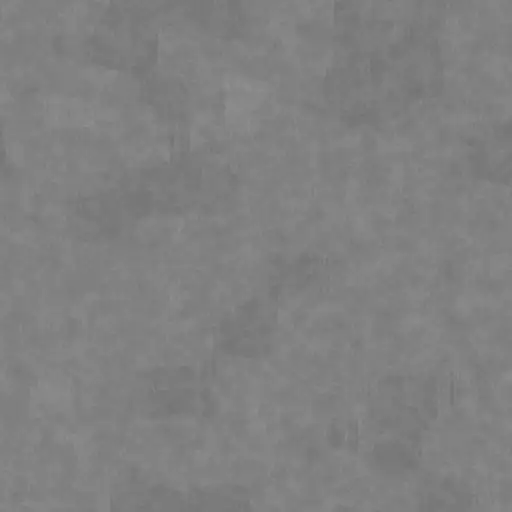
#> input picture assets/paper.webp, 512 x 512 px
$ python make-art.py
#> lines starting #> are read from the running program, lines starting #| are printed output that depends on the picture
"""Writes static/paper.webp and paper-dark.webp: the grain of assets/paper.webp as a tile for each
theme, in its final colours, so the page needs no blend mode.

Writes static/wash*.webp too: assets/wash*.webp are dry-brush strokes kept as alpha, baked for each
theme as one flat ink and trimmed to the stroke, so the page needs no mask and a link's band runs as
far past its text as its box does.

Run: uv run --no-project --with pillow scripts/make-art.py"""

from pathlib import Path

from PIL import Image

ROOT = Path(__file__).resolve().parent.parent
OUT = ROOT / "static"
SCANS = ROOT / "assets"
GRAIN = SCANS / "paper.webp"

WEBP = {"format": "WEBP", "quality": 90, "alpha_quality": 100, "method": 6}

# file -> --paper in static/main.css, as RGB. Lossless: the grain is a few levels deep, so a lossy
# tile shows its blocks, and takes the dark paper a level off --paper.
PAPERS = {"paper": (0xE9, 0xE4, 0xD8), "paper-dark": (0x15, 0x14, 0x12)}

# file suffix -> ink and how much of the stroke's alpha it keeps. The text on it sets the ceiling:
# --ink-3, the faintest there, stays at 4.5:1 on the wettest pixel.
WASHES = {"": ((0x8A, 0x83, 0x74), 0.48), "-dark": ((0x6E, 0x69, 0x5E), 0.45)}


def save(path: Path, grey: Image.Image, ink: tuple[int, ...], lut: list[int]) -> None:
    x = Image.new("RGBA", grey.size, (*ink, 0))
    x.putalpha(grey.point(lut))
    x.save(path, **WEBP)


def overlay(paper: int, grain: int) -> int:
    """`overlay` of CSS compositing, by the channel: the paper is the backdrop, the grain on it."""
    b, s = paper / 255, grain / 255
    x = 2 * b * s if b <= 0.5 else 1 - 2 * (1 - b) * (1 - s)
    return round(x * 255)


def tint(grain: Image.Image, paper: tuple[int, ...]) -> Image.Image:
    bands = zip(grain.split(), paper)
    return Image.merge("RGB", [x.point([overlay(c, v) for v in range(256)]) for x, c in bands])


def wash(name: str) -> None:
    grey = Image.open(SCANS / f"{name}.webp").convert("RGBA").getchannel("A")
    grey = grey.crop(grey.point([255 * (v > 24) for v in range(256)]).getbbox())

    for suffix, (ink, keep) in WASHES.items():
        save(OUT / f"{name}{suffix}.webp", grey, ink, [round(v * keep) for v in range(256)])


def main() -> None:
    grain = Image.open(GRAIN).convert("RGB")
#> grain is the input picture: PIL image 512x512 RGB; min 115, max 142, mean 128.4
    for name, paper in PAPERS.items():
        tint(grain, paper).save(OUT / f"{name}.webp", format="WEBP", lossless=True, method=6)
#> this loop made 2 passes
#> pass 1, in main, `tint(grain, paper).save(OUT / f"{name}.webp", format="WEBP", lossless=..`:
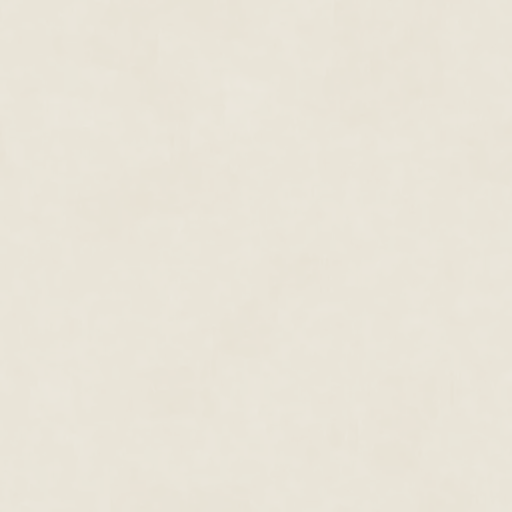
#> saved as paper.webp: PIL image 512x512 RGB; mean R, G, B 233.1, 228.2, 216.2

    for name in ("wash", "wash-short"):
        wash(name)
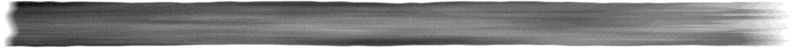
#> input picture assets/wash.webp, 1600 x 96 px (shown at 1/2 size)
#> in wash, `grey = Image.open(SCANS / f"{name}.webp").convert("RGBA").getchannel("..`:
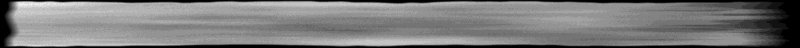
#> grey: PIL image 1600x96 L (shown at 1/2 size); min 0, max 240, mean 124
#> in wash, `grey = grey.crop(grey.point([255 * (v > 24) for v in range(256)]).getb..`:
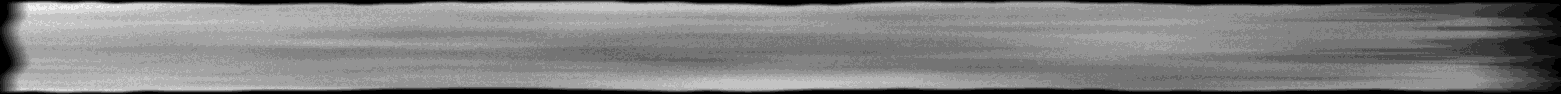
#> grey: PIL image 1561x94 L; min 0, max 240, mean 129.8
#> the loop in wash, `for suffix, (ink, keep) in WASHES.items():` made 2 passes
#> pass 1, in save, `x.save(path, **WEBP)`:
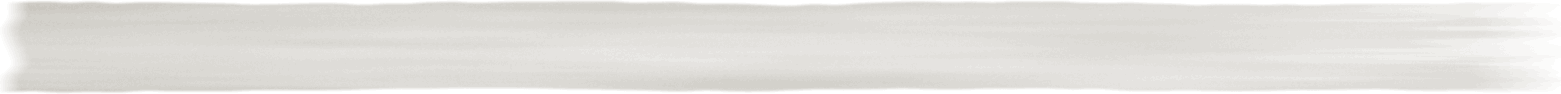
#> saved as wash.webp: PIL image 1561x94 RGBA; mean R, G, B, A 138, 131, 116, 62.4; transparent parts drawn white
#> pass 2 of the loop in main, `for name in ("wash", "wash-short"):`:
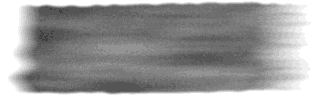
#> input picture assets/wash-short.webp, 320 x 96 px
#> in wash (call 2), `grey = grey.crop(grey.point([255 * (v > 24) for v in range(256)]).getb..`:
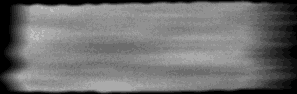
#> grey: PIL image 297x94 L; min 0, max 191, mean 112.4
#> the loop in wash (call 2), `for suffix, (ink, keep) in WASHES.items():` made 2 passes
#> pass 1, in save (call 3), `x.save(path, **WEBP)`:
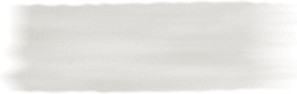
#> saved as wash-short.webp: PIL image 297x94 RGBA; mean R, G, B, A 138, 131, 116, 54; transparent parts drawn white


if __name__ == "__main__":
    main()
